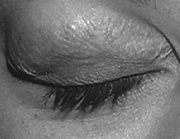
%> input picture eye_blink/histogram_eye/close_2.jpg, 180 x 139 px
$ octave Orientation_hist.m   (GNU Octave 9; MATLAB toolbox functions it lacks are replaced by stand-ins)
%> lines starting %> are read from the running program, lines starting %| are printed output that depends on the picture
clear all;
close all;
clc;

CEye = imread( '/home/adarsh/Dropbox/computervision/Projects/eyeBlink/histogram_eye/close_2.jpg');
%> CEye is the input picture: size 139x180 uint8; min 16, max 255, mean 109.4
OEye = imread( '/home/adarsh/Dropbox/computervision/Projects/eyeBlink/histogram_eye/open_2.jpg');
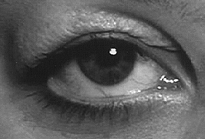
%> input picture eye_blink/histogram_eye/open_2.jpg, 205 x 139 px
%> OEye is the input picture: size 139x205 uint8; min 1, max 255, mean 91.1

GOEye = double(OEye);%rgb2gray(OEye));
GCEye = double(CEye);%rgb2gray(CEye));

[fxo, fyo] = gradient(GOEye);
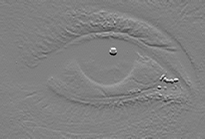
%> fyo: size 139x205 double; min -127, max 124.5, mean 0.1; drawn with min black and max white
[fxc, fyc] = gradient(GCEye);
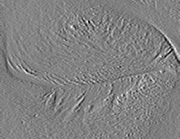
%> fxc: size 139x180 double; min -56, max 54.5, mean 0.2; drawn with min black and max white
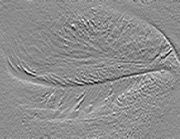
%> fyc: size 139x180 double; min -61, max 49, mean 0.2; drawn with min black and max white

ho = atan2(fyo , fxo);
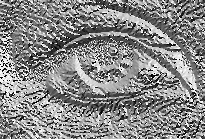
%> ho: size 139x205 double; min -3.12, max 3.14, mean 0.227; drawn with min black and max white
hc = atan2(fyc , fxc);
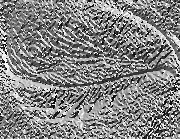
%> hc: size 139x180 double; min -3.12, max 3.14, mean 0.122; drawn with min black and max white

x = linspace( -pi, pi, 15);

Ho = reshape(ho, size(ho,1)*size(ho,2),1);
Hc = reshape(hc, size(hc,1)*size(hc,2),1);

subplot(2,2,1)
hist(Ho, x);
subplot(2,2,2)
hist(Hc, x);
subplot(2,2,3)
imshow(OEye);
subplot(2,2,4)
imshow(CEye);
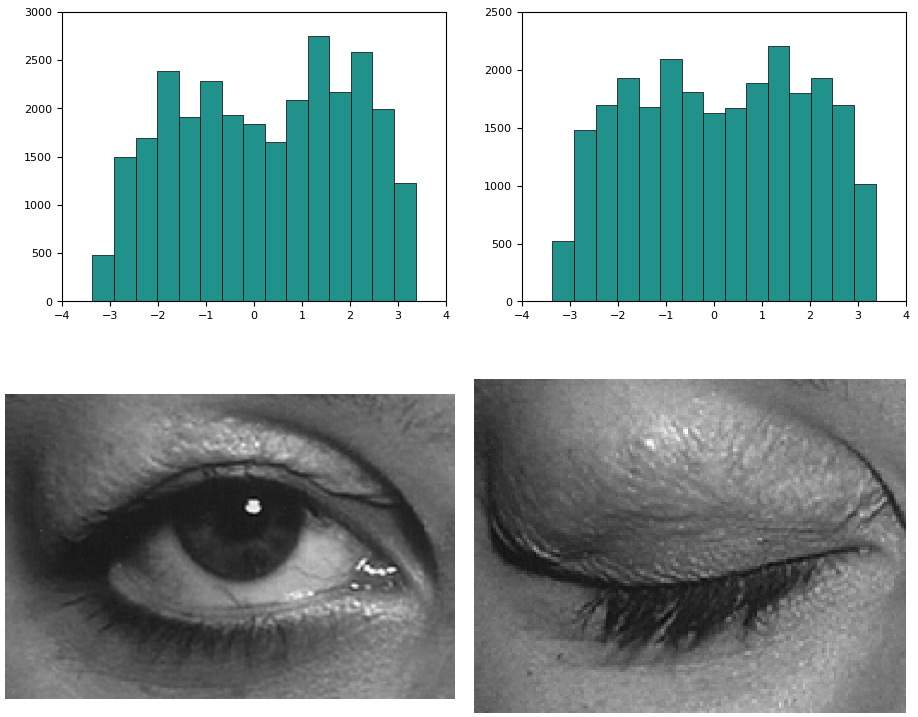
%> figure redrawn from the program's plot data, 4 panels
